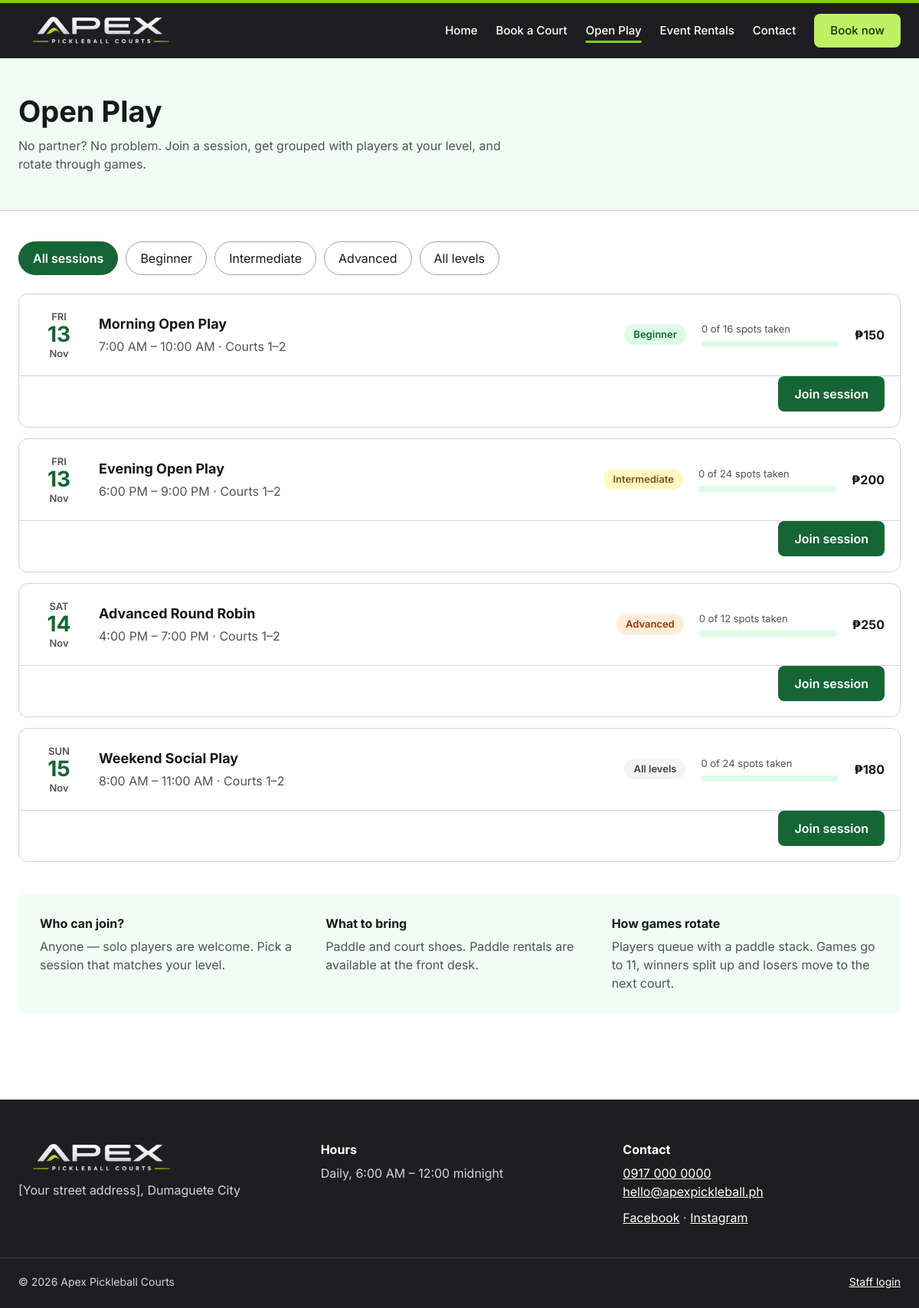
The page /open-play.php on the database its author committed.
### tables this page shows
CREATE TABLE open_play_sessions (
  id INT AUTO_INCREMENT PRIMARY KEY,
  title VARCHAR(100) NOT NULL,
  session_date DATE NOT NULL,
  start_time TIME NOT NULL,
  end_time TIME NOT NULL,
  courts_label VARCHAR(50) NOT NULL,
  skill_level VARCHAR(20) NOT NULL DEFAULT 'All levels',  
  capacity INT NOT NULL DEFAULT 16,
  price DECIMAL(10,2) NOT NULL,
  created_at TIMESTAMP DEFAULT CURRENT_TIMESTAMP
);

### includes/functions.php (called while the page is built, shortened)
<?php
function e($value): string
{
    return htmlspecialchars((string) $value, ENT_QUOTES, 'UTF-8');
}
function money($amount): string
{
    return '₱' . number_format((float) $amount, 0);
}
function fmt_time(string $time): string
{
    return date('g:i A', strtotime($time));
}
function fmt_date(string $date, string $format = 'D, M j'): string
{
    return date($format, strtotime($date));
}
function level_class(string $level): string
{
    return [
        'Beginner' => 'tag-green',
        'Intermediate' => 'tag-yellow',
        'Advanced' => 'tag-orange',
    ][$level] ?? 'tag-gray';
}

### open-play.php (the view, shortened to what this page needs)
<?php
require __DIR__ . '/includes/functions.php';
$pdo = db();
$today = date('Y-m-d');
$levels = ['Beginner', 'Intermediate', 'Advanced', 'All levels'];
$openSession = 0;
$level = in_array($_GET['level'] ?? '', $levels, true) ? $_GET['level'] : '';
$sql = "SELECT s.*,
          (SELECT COUNT(*) FROM open_play_signups u WHERE u.session_id = s.id AND u.status = 'joined') AS joined
        FROM open_play_sessions s
        WHERE s.session_date >= ?" . ($level ? ' AND s.skill_level = ?' : '') . '
        ORDER BY s.session_date, s.start_time';
$stmt = $pdo->prepare($sql);
$stmt->execute($level ? [$today, $level] : [$today]);
$sessions = $stmt->fetchAll();
require __DIR__ . '/includes/header.php';
?>
<section class="page-head">
  <div class="container">
    <h1>Open Play</h1>
    <p>No partner? No problem. Join a session, get grouped with players at your level, and rotate through games.</p>
  </div>
</section>
<section class="section-tight">
  <div class="container">
    <nav class="filter-pills" aria-label="Filter by skill level">
      <a href="open-play.php" class="<?= $level === '' ? 'active' : '' ?>">All sessions</a>
      <?php foreach ($levels as $l): ?>
        <a href="open-play.php?level=<?= urlencode($l) ?>" class="<?= $level === $l ? 'active' : '' ?>"><?= e($l) ?></a>
      <?php endforeach; ?>
    </nav>
    <?php if (!$sessions): ?>
      <div class="empty">No upcoming sessions<?= $level ? ' for ' . e($level) . ' players' : '' ?> yet. Check back soon or follow us on Facebook for updates.</div>
    <?php else: ?>
      <div class="session-list">
        <?php foreach ($sessions as $s):
          $joined = (int) $s['joined'];
          $cap = max(1, (int) $s['capacity']);
          $full = $joined >= $cap;
          $pct = min(100, round($joined / $cap * 100)); ?>
          <article class="session" id="session-<?= (int) $s['id'] ?>">
            <div class="session-row">
              <div class="session-date"><small><?= e(strtoupper(fmt_date($s['session_date'], 'D'))) ?></small><strong><?= e(fmt_date($s['session_date'], 'j')) ?></strong><small><?= e(fmt_date($s['session_date'], 'M')) ?></small></div>
              <div class="session-info">
                <strong><?= e($s['title']) ?></strong>
                <span class="muted"><?= e(fmt_time($s['start_time'])) ?> – <?= e(fmt_time($s['end_time'])) ?> · <?= e($s['courts_label']) ?></span>
              </div>
              <span class="tag <?= level_class($s['skill_level']) ?>"><?= e($s['skill_level']) ?></span>
              <div class="capacity">
                <span><?= $full ? 'Full' : $joined . ' of ' . $cap . ' spots taken' ?></span>
                <div class="bar" role="img" aria-label="<?= $pct ?>% full"><i style="width: <?= $pct ?>%"></i></div>
              </div>
              <strong><?= money($s['price']) ?></strong>
            </div>
            <details <?= $openSession === (int) $s['id'] ? 'open' : '' ?>>
              <summary class="join-toggle" style="padding: 0 20px 20px; display: flex; justify-content: flex-end">
                <span class="btn <?= $full ? 'btn-outline' : 'btn-primary' ?>"><?= $full ? 'Join waitlist' : 'Join session' ?></span>
              </summary>
            </details>
          </article>
        <?php endforeach; ?>
      </div>
    <?php endif; ?>
    <div class="info-band">
      <div><strong>Who can join?</strong><span class="muted">Anyone — solo players are welcome. Pick a session that matches your level.</span></div>
      <div><strong>What to bring</strong><span class="muted">Paddle and court shoes. Paddle rentals are available at the front desk.</span></div>
      <div><strong>How games rotate</strong><span class="muted">Players queue with a paddle stack. Games go to 11, winners split up and losers move to the next court.</span></div>
    </div>
  </div>
</section>
<?php require __DIR__ . '/includes/footer.php'; ?>

### assets/css/style.css (style rules this page uses)
:root { --charcoal: #1e1e20; --lime: #bef264; --lime-strong: #84cc16; --lime-ink: #1a2e05; --green: #166534; --green-deep: #14532d; --mint: #f0fdf4; --mint-2: #dcfce7; --ink: #18181b; --muted: #52525b; --line: #d4d4d8; --line-soft: #e4e4e7; --white: #ffffff; --radius: 12px; --shadow: 0 8px 24px rgba(20, 83, 45, 0.12); }
*, *::before, *::after { box-sizing: border-box; }
html { scroll-behavior: smooth; }
body { margin: 0; font-family: Inter, system-ui, -apple-system, "Segoe UI", sans-serif; color: var(--ink); background: var(--white); line-height: 1.5; }
a { color: var(--green); }
h1, h2, h3 { line-height: 1.15; margin: 0; }
p { margin: 0; }
.container { max-width: 1200px; margin: 0 auto; padding: 0 24px; }
.muted { color: var(--muted); }
.btn { display: inline-flex; align-items: center; justify-content: center; gap: 8px; min-height: 44px; padding: 10px 20px; border-radius: 8px; border: 1px solid transparent; font: inherit; font-weight: 600; text-decoration: none; cursor: pointer; transition: background .15s, border-color .15s, color .15s, transform .15s; }
.btn-primary { background: var(--green); color: var(--white); }
.section-tight { padding: 40px 0 72px; }
.page-head { background: var(--mint); border-bottom: 1px solid var(--line); }
.page-head .container { padding-top: 48px; padding-bottom: 48px; display: flex; flex-direction: column; gap: 10px; }
.page-head h1 { font-size: 38px; }
.page-head p { color: var(--muted); max-width: 640px; }
.tag { display: inline-block; padding: 4px 12px; border-radius: 999px; font-size: 13px; font-weight: 600; white-space: nowrap; }
.tag-green { background: var(--mint-2); color: var(--green); }
.tag-yellow { background: #fef9c3; color: #854d0e; }
.tag-orange { background: #ffedd5; color: #9a3412; }
.tag-gray { background: #f4f4f5; color: #3f3f46; }
.filter-pills { display: flex; flex-wrap: wrap; gap: 10px; margin-bottom: 24px; }
.filter-pills a { min-height: 44px; padding: 0 18px; border-radius: 999px; border: 1px solid #a1a1aa; display: inline-flex; align-items: center; text-decoration: none; color: var(--ink); background: var(--white); }
.filter-pills a.active { background: var(--green); border-color: var(--green); color: var(--white); font-weight: 600; }
.session-list { display: flex; flex-direction: column; gap: 14px; }
.session { border: 1px solid var(--line); border-radius: var(--radius); background: var(--white); }
.session-row { padding: 20px; display: flex; flex-wrap: wrap; align-items: center; gap: 20px; }
.session-date { width: 64px; text-align: center; line-height: 1.1; }
.session-date small { font-size: 13px; color: var(--muted); font-weight: 600; }
.session-date strong { display: block; font-size: 28px; color: var(--green); }
.session-info { flex: 1 1 220px; display: flex; flex-direction: column; gap: 4px; }
.session-info strong { font-size: 18px; }
.capacity { flex: 0 1 180px; display: flex; flex-direction: column; gap: 6px; font-size: 13px; color: var(--muted); }
.bar { height: 8px; background: var(--mint-2); border-radius: 4px; overflow: hidden; }
.session details { border-top: 1px solid var(--line); }
.session summary.join-toggle { list-style: none; }
.info-band { background: var(--mint); border-radius: var(--radius); padding: 28px; display: grid; grid-template-columns: repeat(auto-fit, minmax(220px, 1fr)); gap: 24px; margin-top: 40px; }
.info-band div { display: flex; flex-direction: column; gap: 6px; }

### rows shown on the page
open_play_sessions: session_date "FRI", session_date "13", session_date "Nov", title "Morning Open Play", start_time "7:00 AM", end_time "10:00 AM", courts_label "Courts 1–2", skill_level "Beginner", joined "0", capacity "16", price "₱150", shows "Join session"
open_play_sessions: session_date "FRI", session_date "13", session_date "Nov", title "Evening Open Play", start_time "6:00 PM", end_time "9:00 PM", courts_label "Courts 1–2", skill_level "Intermediate", joined "0", capacity "24", price "₱200", shows "Join session"
open_play_sessions: session_date "SAT", session_date "14", session_date "Nov", title "Advanced Round Robin", start_time "4:00 PM", end_time "7:00 PM", courts_label "Courts 1–2", skill_level "Advanced", joined "0", capacity "12", price "₱250", shows "Join session"
open_play_sessions: session_date "SUN", session_date "15", session_date "Nov", title "Weekend Social Play", start_time "8:00 AM", end_time "11:00 AM", courts_label "Courts 1–2", skill_level "All levels", joined "0", capacity "24", price "₱180", shows "Join session"

### other values the page prints
$label "Home"
$label "Book a Court"
$label "Open Play"
$label "Event Rentals"
$l "Beginner"
$l "Intermediate"
$l "Advanced"
$l "All levels"
SITE_ADDRESS "[Your street address], Dumaguete City"
SITE_HOURS "Daily, 6:00 AM – 12:00 midnight"
SITE_PHONE "0917 000 0000"
SITE_EMAIL "hello@apexpickleball.ph"
SITE_NAME "Apex Pickleball Courts"
